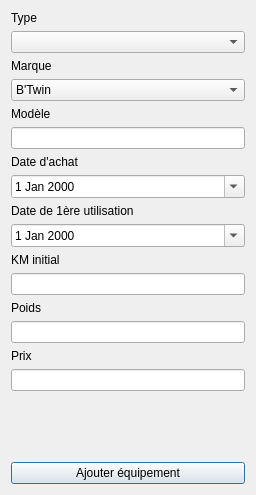
<?xml version="1.0" encoding="UTF-8"?>
<ui version="4.0">
 <class>GearsDialog</class>
 <widget class="QDialog" name="GearsDialog">
  <property name="geometry">
   <rect>
    <x>0</x>
    <y>0</y>
    <width>256</width>
    <height>495</height>
   </rect>
  </property>
  <property name="windowTitle">
   <string>Nouvel équipement</string>
  </property>
  <layout class="QGridLayout" name="gridLayout">
   <item row="0" column="0">
    <layout class="QVBoxLayout" name="verticalLayout_4">
     <item>
      <layout class="QHBoxLayout" name="horizontalLayout">
       <item>
        <layout class="QVBoxLayout" name="verticalLayout">
         <item>
          <widget class="QLabel" name="label_2">
           <property name="styleSheet">
            <string notr="true"/>
           </property>
           <property name="text">
            <string>Type</string>
           </property>
          </widget>
         </item>
         <item>
          <widget class="QComboBox" name="cbType"/>
         </item>
         <item>
          <widget class="QLabel" name="label_3">
           <property name="styleSheet">
            <string notr="true"/>
           </property>
           <property name="text">
            <string>Marque</string>
           </property>
          </widget>
         </item>
         <item>
          <widget class="QComboBox" name="cbMarque">
           <item>
            <property name="text">
             <string>B'Twin</string>
            </property>
           </item>
          </widget>
         </item>
         <item>
          <widget class="QLabel" name="label_4">
           <property name="text">
            <string>Modèle</string>
           </property>
          </widget>
         </item>
         <item>
          <widget class="QLineEdit" name="leModele"/>
         </item>
         <item>
          <widget class="QLabel" name="label_5">
           <property name="text">
            <string>Date d'achat</string>
           </property>
          </widget>
         </item>
         <item>
          <widget class="QDateEdit" name="deAchat">
           <property name="calendarPopup">
            <bool>true</bool>
           </property>
          </widget>
         </item>
         <item>
          <widget class="QLabel" name="label_6">
           <property name="text">
            <string>Date de 1ère utilisation</string>
           </property>
          </widget>
         </item>
         <item>
          <widget class="QDateEdit" name="deUtilisation">
           <property name="calendarPopup">
            <bool>true</bool>
           </property>
          </widget>
         </item>
         <item>
          <widget class="QLabel" name="label_7">
           <property name="text">
            <string>KM initial</string>
           </property>
          </widget>
         </item>
         <item>
          <widget class="QLineEdit" name="leKMInitial">
           <property name="inputMethodHints">
            <set>Qt::ImhDigitsOnly|Qt::ImhFormattedNumbersOnly</set>
           </property>
          </widget>
         </item>
         <item>
          <widget class="QLabel" name="label_9">
           <property name="text">
            <string>Poids</string>
           </property>
          </widget>
         </item>
         <item>
          <widget class="QLineEdit" name="lePoids">
           <property name="inputMethodHints">
            <set>Qt::ImhDigitsOnly|Qt::ImhFormattedNumbersOnly</set>
           </property>
          </widget>
         </item>
         <item>
          <widget class="QLabel" name="label_10">
           <property name="text">
            <string>Prix</string>
           </property>
          </widget>
         </item>
         <item>
          <widget class="QLineEdit" name="lePrix">
           <property name="inputMethodHints">
            <set>Qt::ImhFormattedNumbersOnly</set>
           </property>
          </widget>
         </item>
         <item>
          <spacer name="verticalSpacer">
           <property name="orientation">
            <enum>Qt::Vertical</enum>
           </property>
           <property name="sizeHint" stdset="0">
            <size>
             <width>20</width>
             <height>40</height>
            </size>
           </property>
          </spacer>
         </item>
         <item>
          <widget class="QPushButton" name="add_pushButton">
           <property name="text">
            <string>Ajouter équipement</string>
           </property>
          </widget>
         </item>
        </layout>
       </item>
      </layout>
     </item>
    </layout>
   </item>
  </layout>
 </widget>
 <resources/>
 <connections/>
</ui>
